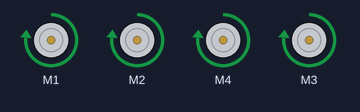
A sketch run on a simulated Arduino Uno, built with avr-gcc and run on an emulated ATmega328P. On the bench: 4 × DC motor (green arrow = forward, orange = backward, longer = faster).

Above: at 0.1 s.
At 2.3 s:
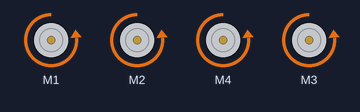
At 4.3 s:
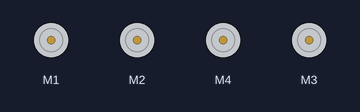
Timing chart, 0 to 5.8 s (numbered marks = the images above):
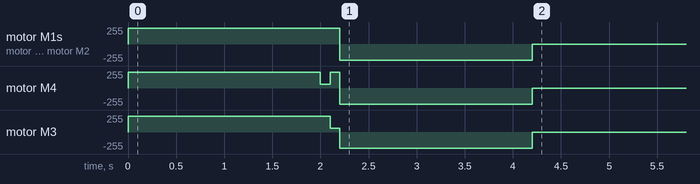

The sketch:

motorRC.ino
```cpp
#include <AFMotor.h>

#define echoPin 13
#define trigPin 2

AF_DCMotor backleft(1);
AF_DCMotor backright(2);
AF_DCMotor frontleft(4);
AF_DCMotor frontright(3);

int s = 0;

void setup() {
  Serial.begin(9600);           // set up Serial library at 9600 bps

  pinMode(echoPin, OUTPUT);
  pinMode(trigPin,INPUT);

  /*
  Stop();

  delay(2000);
  Forward();
  delay(2000);
  Backward();
  delay(2000);
  Stop();
  */

}

void Forward()
{
    backleft.setSpeed(240);
    backright.setSpeed(240);


    frontleft.setSpeed(240);
    frontright.setSpeed(240);

    backleft.run(FORWARD);
    backright.run(FORWARD);
    frontleft.run(FORWARD);
    frontright.run(FORWARD);
}

void Backward()
{
    backleft.setSpeed(240);
    backright.setSpeed(240);

    frontleft.setSpeed(240);
    frontright.setSpeed(240);

    backleft.run(BACKWARD);
    backright.run(BACKWARD);
    frontleft.run(BACKWARD);
    frontright.run(BACKWARD);
}

void Left()
{
    backleft.setSpeed(240);
    backright.setSpeed(240);


    frontleft.setSpeed(60);
    frontright.setSpeed(240);

    //backleft.run(FORWARD);
    //backright.run(BACKWARD);
    frontleft.run(FORWARD);
    //frontright.run(BACKWARD);
}

void Right()
{
    backleft.setSpeed(240);
    backright.setSpeed(240);


    frontleft.setSpeed(240);
    frontright.setSpeed(60);

    //backleft.run(FORWARD);
    //backright.run(BACKWARD);
    //frontleft.run(FORWARD);
    frontright.run(FORWARD);
}

void Stop()
{
    backleft.run(RELEASE);
    backright.run(RELEASE);
    frontleft.run(RELEASE);
    frontright.run(RELEASE);
}

void loop()
{
    Forward();
    delay(2000);
    Left();
    delay(100);
    Right();
    delay(100);
    Backward();
    delay(2000);

    int ss = Serial.read();
    if ((ss < 1) && (ss < 5)){
      while ((ss < 1) && (ss < 5)){
        Stop();
      }
    }
    else s = ss;

    if (s == 1){
      while(s == 1){
        Forward();
      }
      loop();
    }
    else if (s == 2){
      while(s == 2){
        Left();
      }
      loop();
    }
    else if (s == 3){
      while(s == 3){
        Right();
      }
      loop();
    }
    else if (s == 4){
      while(s == 4){
        Backward();
      }
      loop();
    }
    else if (s == 5){
      while(s == 5){
        Stop();
      }
      loop();
    }
}
```

Measured:
- by itself, motor M1, motor M2: stopped → forward 240/255 at 0.00 s, → backward 240/255 2.2 s later, → stopped 2.0 s later
- by itself, motor M3: stopped → forward 240/255 at 0.00 s, → forward 60/255 2.1 s later, → backward 240/255 0.10 s later, → stopped 2.0 s later
- by itself, motor M4: stopped → forward 240/255 at 0.00 s, → forward 60/255 2.0 s later, → forward 240/255 0.10 s later, → backward 240/255 0.10 s later, … (5 changes in this stretch)
